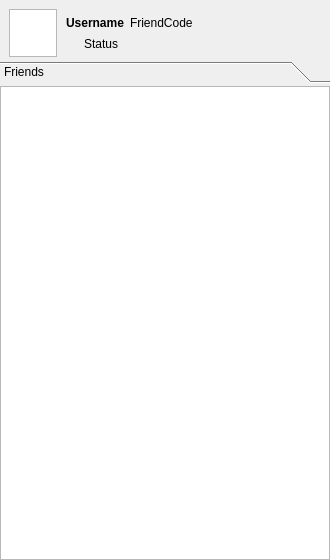
<?xml version="1.0" encoding="UTF-8"?>
<ui version="4.0">
 <class>Friends</class>
 <widget class="QDialog" name="Friends">
  <property name="geometry">
   <rect>
    <x>0</x>
    <y>0</y>
    <width>330</width>
    <height>560</height>
   </rect>
  </property>
  <property name="windowTitle">
   <string>Friend List</string>
  </property>
  <property name="styleSheet">
   <string notr="true"/>
  </property>
  <layout class="QVBoxLayout" name="verticalLayout">
   <property name="spacing">
    <number>0</number>
   </property>
   <property name="leftMargin">
    <number>0</number>
   </property>
   <property name="topMargin">
    <number>0</number>
   </property>
   <property name="rightMargin">
    <number>0</number>
   </property>
   <property name="bottomMargin">
    <number>0</number>
   </property>
   <item>
    <widget class="QStackedWidget" name="friendsStackedWidget">
     <property name="currentIndex">
      <number>0</number>
     </property>
     <widget class="QWidget" name="FriendsList">
      <layout class="QVBoxLayout" name="FriendsListVerticalLayout">
       <property name="spacing">
        <number>0</number>
       </property>
       <property name="leftMargin">
        <number>0</number>
       </property>
       <property name="topMargin">
        <number>0</number>
       </property>
       <property name="rightMargin">
        <number>0</number>
       </property>
       <property name="bottomMargin">
        <number>0</number>
       </property>
       <item>
        <widget class="QWidget" name="topFriendsList" native="true">
         <property name="minimumSize">
          <size>
           <width>0</width>
           <height>61</height>
          </size>
         </property>
         <property name="maximumSize">
          <size>
           <width>16777215</width>
           <height>61</height>
          </size>
         </property>
         <layout class="QHBoxLayout" name="horizontalLayout">
          <property name="spacing">
           <number>9</number>
          </property>
          <property name="topMargin">
           <number>9</number>
          </property>
          <property name="rightMargin">
           <number>9</number>
          </property>
          <property name="bottomMargin">
           <number>4</number>
          </property>
          <item>
           <widget class="QGraphicsView" name="online_profile_image">
            <property name="minimumSize">
             <size>
              <width>48</width>
              <height>2</height>
             </size>
            </property>
            <property name="maximumSize">
             <size>
              <width>48</width>
              <height>48</height>
             </size>
            </property>
            <property name="focusPolicy">
             <enum>Qt::NoFocus</enum>
            </property>
            <property name="verticalScrollBarPolicy">
             <enum>Qt::ScrollBarAlwaysOff</enum>
            </property>
            <property name="horizontalScrollBarPolicy">
             <enum>Qt::ScrollBarAlwaysOff</enum>
            </property>
            <property name="interactive">
             <bool>false</bool>
            </property>
           </widget>
          </item>
          <item>
           <widget class="QWidget" name="userWidget" native="true">
            <layout class="QVBoxLayout" name="verticalLayout_2">
             <property name="leftMargin">
              <number>0</number>
             </property>
             <property name="topMargin">
              <number>6</number>
             </property>
             <property name="rightMargin">
              <number>0</number>
             </property>
             <property name="bottomMargin">
              <number>6</number>
             </property>
             <item>
              <widget class="QWidget" name="userNameCode" native="true">
               <layout class="QHBoxLayout" name="horizontalLayout_4">
                <property name="leftMargin">
                 <number>0</number>
                </property>
                <property name="topMargin">
                 <number>0</number>
                </property>
                <property name="rightMargin">
                 <number>0</number>
                </property>
                <property name="bottomMargin">
                 <number>0</number>
                </property>
                <item>
                 <widget class="QLabel" name="label_online_username">
                  <property name="sizePolicy">
                   <sizepolicy hsizetype="Preferred" vsizetype="Minimum">
                    <horstretch>0</horstretch>
                    <verstretch>0</verstretch>
                   </sizepolicy>
                  </property>
                  <property name="font">
                   <font>
                    <weight>75</weight>
                    <bold>true</bold>
                   </font>
                  </property>
                  <property name="text">
                   <string>Username</string>
                  </property>
                  <property name="alignment">
                   <set>Qt::AlignLeading|Qt::AlignLeft|Qt::AlignVCenter</set>
                  </property>
                 </widget>
                </item>
                <item>
                 <widget class="ClickableIcon" name="label_friend_code">
                  <property name="toolTip">
                   <string>Click to copy</string>
                  </property>
                  <property name="text">
                   <string>FriendCode</string>
                  </property>
                 </widget>
                </item>
                <item>
                 <spacer name="horizontalSpacer">
                  <property name="orientation">
                   <enum>Qt::Horizontal</enum>
                  </property>
                  <property name="sizeHint" stdset="0">
                   <size>
                    <width>0</width>
                    <height>10</height>
                   </size>
                  </property>
                 </spacer>
                </item>
               </layout>
              </widget>
             </item>
             <item>
              <widget class="QWidget" name="userStatus" native="true">
               <layout class="QHBoxLayout" name="horizontalLayout_2">
                <property name="leftMargin">
                 <number>0</number>
                </property>
                <property name="topMargin">
                 <number>0</number>
                </property>
                <property name="rightMargin">
                 <number>0</number>
                </property>
                <property name="bottomMargin">
                 <number>0</number>
                </property>
                <item>
                 <widget class="QLabel" name="label_user_status_icon">
                  <property name="minimumSize">
                   <size>
                    <width>12</width>
                    <height>12</height>
                   </size>
                  </property>
                  <property name="maximumSize">
                   <size>
                    <width>12</width>
                    <height>12</height>
                   </size>
                  </property>
                  <property name="text">
                   <string/>
                  </property>
                 </widget>
                </item>
                <item>
                 <widget class="QLabel" name="label_user_status_text">
                  <property name="text">
                   <string>Status</string>
                  </property>
                 </widget>
                </item>
               </layout>
              </widget>
             </item>
            </layout>
           </widget>
          </item>
          <item>
           <widget class="QWidget" name="buttonsFriendsList" native="true">
            <property name="minimumSize">
             <size>
              <width>24</width>
              <height>0</height>
             </size>
            </property>
            <property name="maximumSize">
             <size>
              <width>24</width>
              <height>16777215</height>
             </size>
            </property>
            <layout class="QVBoxLayout" name="verticalLayout_4">
             <property name="spacing">
              <number>0</number>
             </property>
             <property name="leftMargin">
              <number>0</number>
             </property>
             <property name="topMargin">
              <number>0</number>
             </property>
             <property name="rightMargin">
              <number>0</number>
             </property>
             <property name="bottomMargin">
              <number>0</number>
             </property>
             <item>
              <widget class="ClickableIcon" name="icon_friends_add">
               <property name="minimumSize">
                <size>
                 <width>24</width>
                 <height>24</height>
                </size>
               </property>
               <property name="maximumSize">
                <size>
                 <width>24</width>
                 <height>24</height>
                </size>
               </property>
               <property name="focusPolicy">
                <enum>Qt::StrongFocus</enum>
               </property>
               <property name="text">
                <string/>
               </property>
               <property name="icon" stdset="0">
                <string notr="true">user_add</string>
               </property>
              </widget>
             </item>
             <item>
              <widget class="ClickableIcon" name="icon_block_users">
               <property name="minimumSize">
                <size>
                 <width>24</width>
                 <height>24</height>
                </size>
               </property>
               <property name="maximumSize">
                <size>
                 <width>24</width>
                 <height>24</height>
                </size>
               </property>
               <property name="focusPolicy">
                <enum>Qt::StrongFocus</enum>
               </property>
               <property name="text">
                <string/>
               </property>
               <property name="icon" stdset="0">
                <string notr="true">user_block</string>
               </property>
              </widget>
             </item>
            </layout>
           </widget>
          </item>
         </layout>
        </widget>
       </item>
       <item>
        <widget class="QWidget" name="bottomFriendsList" native="true">
         <layout class="QVBoxLayout" name="verticalLayout_3">
          <property name="leftMargin">
           <number>0</number>
          </property>
          <property name="topMargin">
           <number>0</number>
          </property>
          <property name="rightMargin">
           <number>0</number>
          </property>
          <property name="bottomMargin">
           <number>0</number>
          </property>
          <item>
           <widget class="QToolBox" name="friendsListToolBox">
            <property name="currentIndex">
             <number>0</number>
            </property>
            <property name="tabSpacing">
             <number>3</number>
            </property>
            <widget class="QWidget" name="friendsListWidget">
             <property name="geometry">
              <rect>
               <x>0</x>
               <y>0</y>
               <width>330</width>
               <height>475</height>
              </rect>
             </property>
             <attribute name="label">
              <string>Friends</string>
             </attribute>
             <layout class="QVBoxLayout" name="friendsListVerticalLayout">
              <property name="leftMargin">
               <number>0</number>
              </property>
              <property name="topMargin">
               <number>0</number>
              </property>
              <property name="rightMargin">
               <number>0</number>
              </property>
              <property name="bottomMargin">
               <number>0</number>
              </property>
              <item>
               <widget class="QListView" name="list_view_friends">
                <property name="mouseTracking">
                 <bool>true</bool>
                </property>
                <property name="editTriggers">
                 <set>QAbstractItemView::NoEditTriggers</set>
                </property>
               </widget>
              </item>
             </layout>
            </widget>
           </widget>
          </item>
         </layout>
        </widget>
       </item>
      </layout>
     </widget>
     <widget class="QWidget" name="FriendsAdd">
      <layout class="QVBoxLayout" name="FriendsAddVerticalLayout">
       <property name="spacing">
        <number>0</number>
       </property>
       <property name="leftMargin">
        <number>0</number>
       </property>
       <property name="topMargin">
        <number>0</number>
       </property>
       <property name="rightMargin">
        <number>0</number>
       </property>
       <property name="bottomMargin">
        <number>0</number>
       </property>
       <item>
        <widget class="QWidget" name="topFriendsAdd" native="true">
         <property name="minimumSize">
          <size>
           <width>0</width>
           <height>61</height>
          </size>
         </property>
         <property name="maximumSize">
          <size>
           <width>16777215</width>
           <height>61</height>
          </size>
         </property>
         <layout class="QHBoxLayout" name="horizontalLayout_3">
          <property name="spacing">
           <number>9</number>
          </property>
          <property name="topMargin">
           <number>9</number>
          </property>
          <property name="rightMargin">
           <number>9</number>
          </property>
          <property name="bottomMargin">
           <number>4</number>
          </property>
          <item>
           <widget class="QWidget" name="friendsRequestWidget" native="true">
            <layout class="QHBoxLayout" name="horizontalLayout_5">
             <property name="leftMargin">
              <number>0</number>
             </property>
             <property name="topMargin">
              <number>6</number>
             </property>
             <property name="rightMargin">
              <number>0</number>
             </property>
             <property name="bottomMargin">
              <number>6</number>
             </property>
             <item>
              <widget class="ClickableIcon" name="icon_arrow_back">
               <property name="minimumSize">
                <size>
                 <width>24</width>
                 <height>24</height>
                </size>
               </property>
               <property name="maximumSize">
                <size>
                 <width>24</width>
                 <height>24</height>
                </size>
               </property>
               <property name="focusPolicy">
                <enum>Qt::StrongFocus</enum>
               </property>
               <property name="text">
                <string/>
               </property>
               <property name="icon" stdset="0">
                <string notr="true">arrow_back</string>
               </property>
              </widget>
             </item>
             <item>
              <widget class="QLineEdit" name="line_edit_friend_add">
               <property name="placeholderText">
                <string>Enter a Friend Code</string>
               </property>
              </widget>
             </item>
             <item>
              <widget class="QPushButton" name="button_friend_add">
               <property name="enabled">
                <bool>false</bool>
               </property>
               <property name="styleSheet">
                <string notr="true">min-width: 55px;</string>
               </property>
               <property name="text">
                <string>Add</string>
               </property>
              </widget>
             </item>
            </layout>
           </widget>
          </item>
          <item>
           <widget class="QWidget" name="buttonsFriendsAdd" native="true">
            <property name="minimumSize">
             <size>
              <width>24</width>
              <height>0</height>
             </size>
            </property>
            <property name="maximumSize">
             <size>
              <width>24</width>
              <height>16777215</height>
             </size>
            </property>
            <layout class="QVBoxLayout" name="verticalLayout_5">
             <property name="spacing">
              <number>0</number>
             </property>
             <property name="leftMargin">
              <number>0</number>
             </property>
             <property name="topMargin">
              <number>0</number>
             </property>
             <property name="rightMargin">
              <number>0</number>
             </property>
             <property name="bottomMargin">
              <number>0</number>
             </property>
             <item>
              <widget class="ClickableIcon" name="icon_friends_list">
               <property name="minimumSize">
                <size>
                 <width>24</width>
                 <height>24</height>
                </size>
               </property>
               <property name="maximumSize">
                <size>
                 <width>24</width>
                 <height>24</height>
                </size>
               </property>
               <property name="focusPolicy">
                <enum>Qt::StrongFocus</enum>
               </property>
               <property name="text">
                <string/>
               </property>
               <property name="icon" stdset="0">
                <string notr="true">user_list</string>
               </property>
              </widget>
             </item>
             <item>
              <widget class="ClickableIcon" name="icon_block_users_2">
               <property name="minimumSize">
                <size>
                 <width>24</width>
                 <height>24</height>
                </size>
               </property>
               <property name="maximumSize">
                <size>
                 <width>24</width>
                 <height>24</height>
                </size>
               </property>
               <property name="focusPolicy">
                <enum>Qt::StrongFocus</enum>
               </property>
               <property name="text">
                <string/>
               </property>
               <property name="icon" stdset="0">
                <string notr="true">user_block</string>
               </property>
              </widget>
             </item>
            </layout>
           </widget>
          </item>
         </layout>
        </widget>
       </item>
       <item>
        <widget class="QWidget" name="bottomFriendsAdd" native="true">
         <layout class="QVBoxLayout" name="verticalLayout_6">
          <property name="leftMargin">
           <number>0</number>
          </property>
          <property name="topMargin">
           <number>0</number>
          </property>
          <property name="rightMargin">
           <number>0</number>
          </property>
          <property name="bottomMargin">
           <number>0</number>
          </property>
          <item>
           <widget class="QToolBox" name="friendsAddToolBox">
            <property name="currentIndex">
             <number>0</number>
            </property>
            <property name="tabSpacing">
             <number>3</number>
            </property>
            <widget class="QWidget" name="friendsReceiveWidget">
             <property name="geometry">
              <rect>
               <x>0</x>
               <y>0</y>
               <width>330</width>
               <height>451</height>
              </rect>
             </property>
             <attribute name="label">
              <string>Incoming Friend Requests</string>
             </attribute>
             <layout class="QVBoxLayout" name="recentPlayersVerticalLayout_2">
              <property name="leftMargin">
               <number>0</number>
              </property>
              <property name="topMargin">
               <number>0</number>
              </property>
              <property name="rightMargin">
               <number>0</number>
              </property>
              <property name="bottomMargin">
               <number>0</number>
              </property>
              <item>
               <widget class="QListView" name="list_view_incoming_requests">
                <property name="mouseTracking">
                 <bool>true</bool>
                </property>
               </widget>
              </item>
             </layout>
            </widget>
            <widget class="QWidget" name="friendsAddWidget">
             <property name="geometry">
              <rect>
               <x>0</x>
               <y>0</y>
               <width>98</width>
               <height>73</height>
              </rect>
             </property>
             <attribute name="label">
              <string>Sent Friend Requests</string>
             </attribute>
             <layout class="QVBoxLayout" name="friendsListVerticalLayout_2">
              <property name="leftMargin">
               <number>0</number>
              </property>
              <property name="topMargin">
               <number>0</number>
              </property>
              <property name="rightMargin">
               <number>0</number>
              </property>
              <property name="bottomMargin">
               <number>0</number>
              </property>
              <item>
               <widget class="QListView" name="list_view_sent_requests">
                <property name="mouseTracking">
                 <bool>true</bool>
                </property>
               </widget>
              </item>
             </layout>
            </widget>
           </widget>
          </item>
         </layout>
        </widget>
       </item>
      </layout>
     </widget>
     <widget class="QWidget" name="FriendsBlock">
      <layout class="QVBoxLayout" name="FriendsBlockVerticalLayout">
       <property name="spacing">
        <number>0</number>
       </property>
       <property name="leftMargin">
        <number>0</number>
       </property>
       <property name="topMargin">
        <number>0</number>
       </property>
       <property name="rightMargin">
        <number>0</number>
       </property>
       <property name="bottomMargin">
        <number>0</number>
       </property>
       <item>
        <widget class="QWidget" name="topFriendsBlock" native="true">
         <property name="minimumSize">
          <size>
           <width>0</width>
           <height>61</height>
          </size>
         </property>
         <property name="maximumSize">
          <size>
           <width>16777215</width>
           <height>61</height>
          </size>
         </property>
         <layout class="QHBoxLayout" name="horizontalLayout_6">
          <property name="spacing">
           <number>9</number>
          </property>
          <property name="topMargin">
           <number>9</number>
          </property>
          <property name="rightMargin">
           <number>9</number>
          </property>
          <property name="bottomMargin">
           <number>4</number>
          </property>
          <item>
           <widget class="QWidget" name="friendsBlockWidget_2" native="true">
            <layout class="QHBoxLayout" name="horizontalLayout_7">
             <property name="leftMargin">
              <number>0</number>
             </property>
             <property name="topMargin">
              <number>6</number>
             </property>
             <property name="rightMargin">
              <number>0</number>
             </property>
             <property name="bottomMargin">
              <number>6</number>
             </property>
             <item>
              <widget class="ClickableIcon" name="icon_arrow_back_2">
               <property name="minimumSize">
                <size>
                 <width>24</width>
                 <height>24</height>
                </size>
               </property>
               <property name="maximumSize">
                <size>
                 <width>24</width>
                 <height>24</height>
                </size>
               </property>
               <property name="focusPolicy">
                <enum>Qt::StrongFocus</enum>
               </property>
               <property name="text">
                <string/>
               </property>
               <property name="icon" stdset="0">
                <string notr="true">arrow_back</string>
               </property>
              </widget>
             </item>
             <item>
              <widget class="QLineEdit" name="line_edit_friend_block">
               <property name="placeholderText">
                <string>Enter a Friend Code</string>
               </property>
              </widget>
             </item>
             <item>
              <widget class="QPushButton" name="button_friend_block">
               <property name="enabled">
                <bool>false</bool>
               </property>
               <property name="styleSheet">
                <string notr="true">min-width: 55px;</string>
               </property>
               <property name="text">
                <string>Block</string>
               </property>
              </widget>
             </item>
            </layout>
           </widget>
          </item>
          <item>
           <widget class="QWidget" name="buttonsFriendsBlock" native="true">
            <property name="minimumSize">
             <size>
              <width>24</width>
              <height>0</height>
             </size>
            </property>
            <property name="maximumSize">
             <size>
              <width>24</width>
              <height>16777215</height>
             </size>
            </property>
            <layout class="QVBoxLayout" name="verticalLayout_7">
             <property name="spacing">
              <number>0</number>
             </property>
             <property name="leftMargin">
              <number>0</number>
             </property>
             <property name="topMargin">
              <number>0</number>
             </property>
             <property name="rightMargin">
              <number>0</number>
             </property>
             <property name="bottomMargin">
              <number>0</number>
             </property>
             <item>
              <widget class="ClickableIcon" name="icon_friends_list_2">
               <property name="minimumSize">
                <size>
                 <width>24</width>
                 <height>24</height>
                </size>
               </property>
               <property name="maximumSize">
                <size>
                 <width>24</width>
                 <height>24</height>
                </size>
               </property>
               <property name="focusPolicy">
                <enum>Qt::StrongFocus</enum>
               </property>
               <property name="text">
                <string/>
               </property>
               <property name="icon" stdset="0">
                <string notr="true">user_list</string>
               </property>
              </widget>
             </item>
             <item>
              <widget class="ClickableIcon" name="icon_friends_add_2">
               <property name="minimumSize">
                <size>
                 <width>24</width>
                 <height>24</height>
                </size>
               </property>
               <property name="maximumSize">
                <size>
                 <width>24</width>
                 <height>24</height>
                </size>
               </property>
               <property name="focusPolicy">
                <enum>Qt::StrongFocus</enum>
               </property>
               <property name="text">
                <string/>
               </property>
               <property name="icon" stdset="0">
                <string notr="true">user_add</string>
               </property>
              </widget>
             </item>
            </layout>
           </widget>
          </item>
         </layout>
        </widget>
       </item>
       <item>
        <widget class="QWidget" name="bottomFriendsBlock" native="true">
         <layout class="QVBoxLayout" name="verticalLayout_8">
          <property name="leftMargin">
           <number>0</number>
          </property>
          <property name="topMargin">
           <number>0</number>
          </property>
          <property name="rightMargin">
           <number>0</number>
          </property>
          <property name="bottomMargin">
           <number>0</number>
          </property>
          <item>
           <widget class="QToolBox" name="friendsBlockToolBox">
            <property name="currentIndex">
             <number>0</number>
            </property>
            <property name="tabSpacing">
             <number>3</number>
            </property>
            <widget class="QWidget" name="friendsBlockWidget">
             <property name="geometry">
              <rect>
               <x>0</x>
               <y>0</y>
               <width>330</width>
               <height>475</height>
              </rect>
             </property>
             <attribute name="label">
              <string>Blocked Users</string>
             </attribute>
             <layout class="QVBoxLayout" name="blockedUsersVerticalLayout">
              <property name="leftMargin">
               <number>0</number>
              </property>
              <property name="topMargin">
               <number>0</number>
              </property>
              <property name="rightMargin">
               <number>0</number>
              </property>
              <property name="bottomMargin">
               <number>0</number>
              </property>
              <item>
               <widget class="QListView" name="list_view_blocked_users">
                <property name="mouseTracking">
                 <bool>true</bool>
                </property>
               </widget>
              </item>
             </layout>
            </widget>
           </widget>
          </item>
         </layout>
        </widget>
       </item>
      </layout>
     </widget>
    </widget>
   </item>
  </layout>
 </widget>
 <customwidgets>
  <customwidget>
   <class>ClickableIcon</class>
   <extends>QLabel</extends>
   <header>clickable_icon.h</header>
  </customwidget>
 </customwidgets>
 <tabstops>
  <tabstop>list_view_friends</tabstop>
  <tabstop>icon_friends_add</tabstop>
  <tabstop>icon_block_users</tabstop>
  <tabstop>line_edit_friend_add</tabstop>
  <tabstop>button_friend_add</tabstop>
  <tabstop>icon_friends_list</tabstop>
  <tabstop>icon_block_users_2</tabstop>
  <tabstop>icon_arrow_back</tabstop>
  <tabstop>line_edit_friend_block</tabstop>
  <tabstop>button_friend_block</tabstop>
  <tabstop>icon_friends_list_2</tabstop>
  <tabstop>icon_friends_add_2</tabstop>
  <tabstop>icon_arrow_back_2</tabstop>
 </tabstops>
 <resources/>
 <connections/>
</ui>
